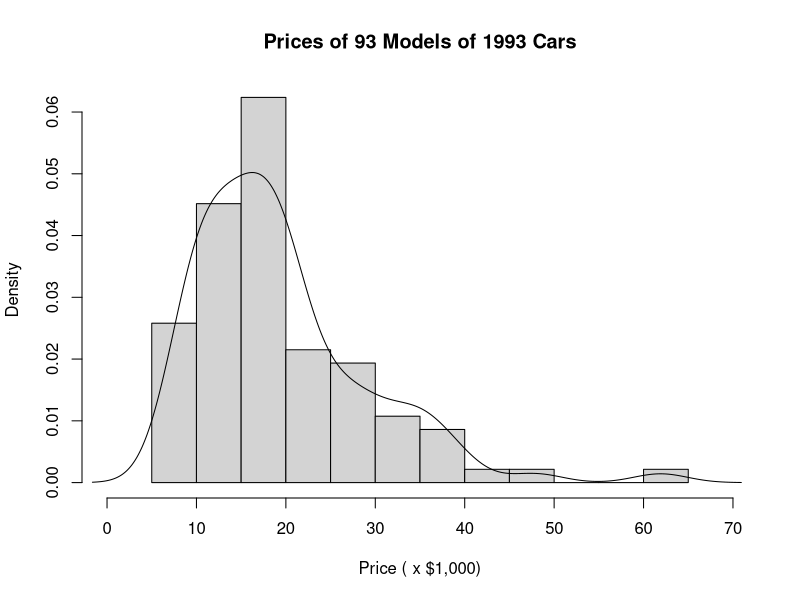
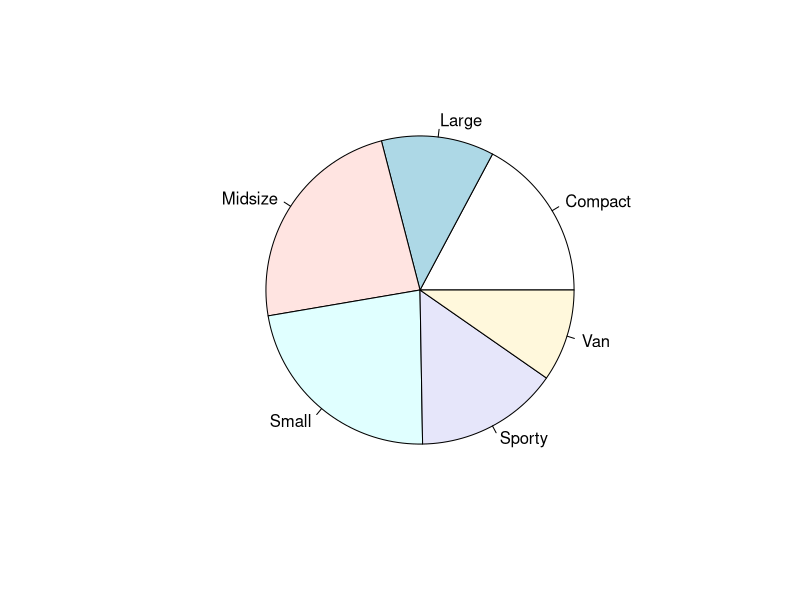
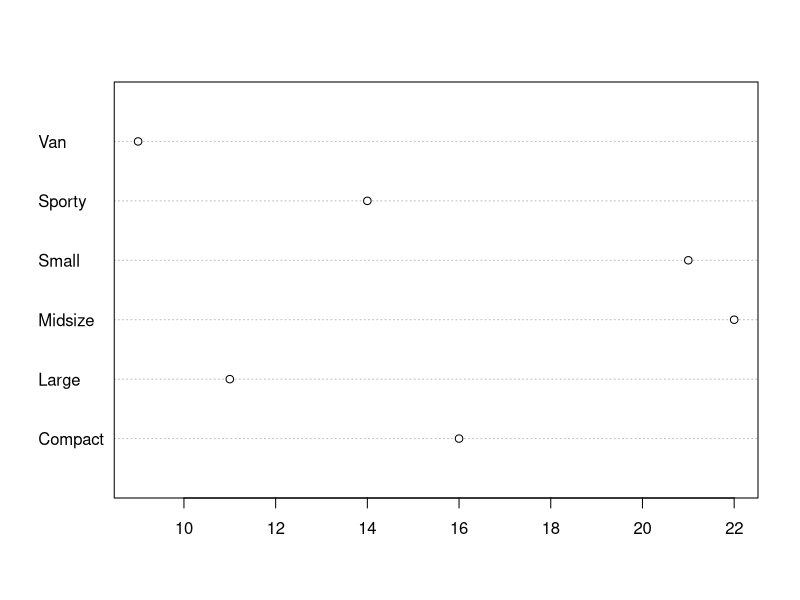
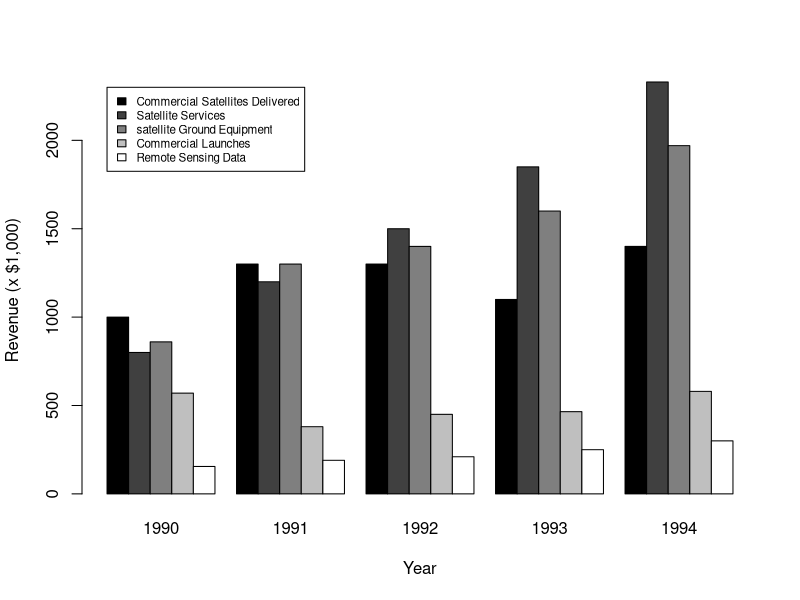
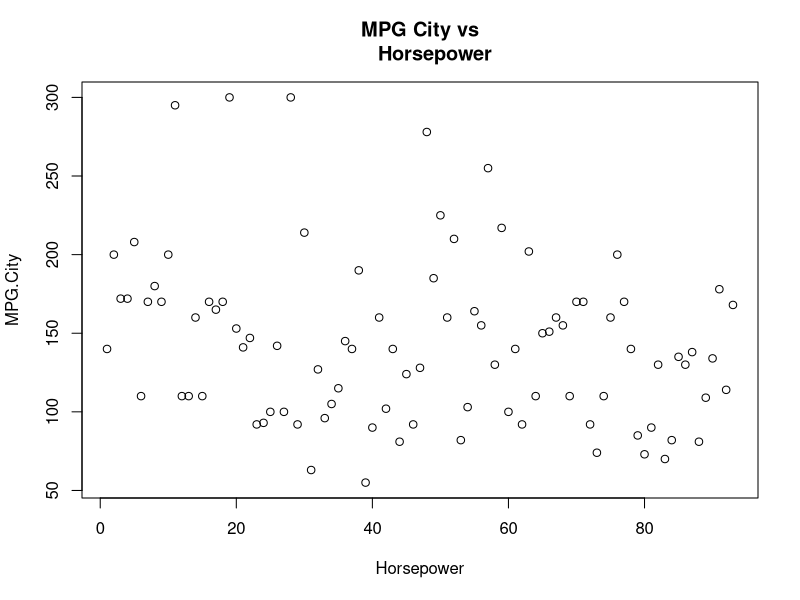
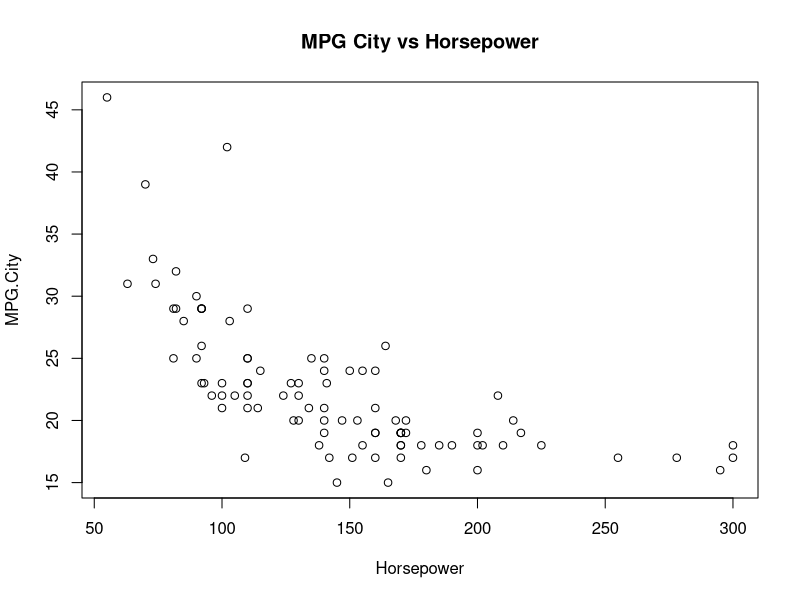
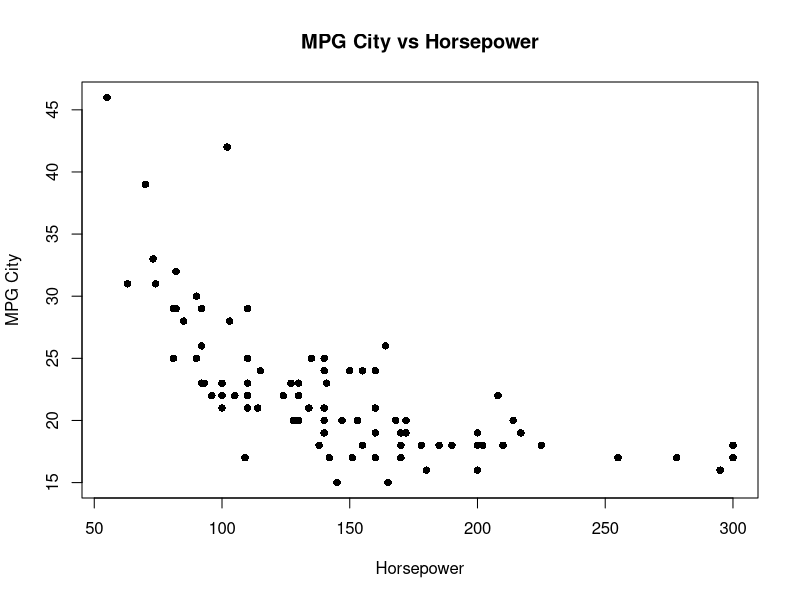
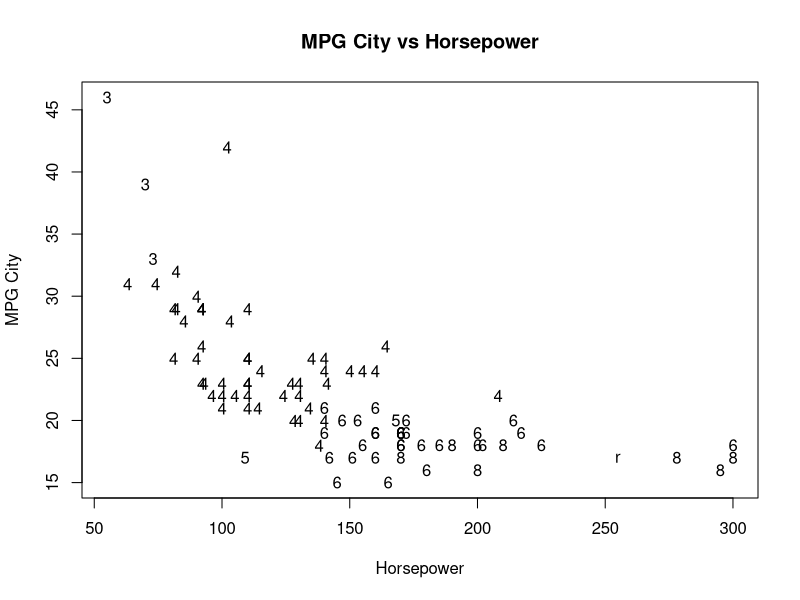

Here is the R script that generated these plots, in order:
## ---- chunk 1
library("MASS")
head(Cars93)
## ---- chunk 2
hist(Cars93$Price,xlab ="Price ( x $1,000)" , xlim = c(0,70),main = 
"Prices of 93 Models of 1993 Cars",probability = TRUE)
lines(density(Cars93$Price))
## ---- chunk 3
table(Cars93$Type)
## ---- chunk 4
#barplot(table(Cars93$Type),ylim = c(0,25),xlab = "Type",ylab = "Frequency",
 #       axis.lty = "Solid",space = .05)
## ---- chunk 5
pie(table(Cars93$Type))
## ---- chunk 6
type.frame <- data.frame(table(Cars93$Type))
type.frame
## ---- chunk 7
dotchart(type.frame$Freq,type.frame$Var1)
## ---- chunk 8
#create a vector of the values in the cells
rev.values <- c(1000,1300,1300,1100,1400,800,1200,1500,
                1850,2330,860,1300,1400,1600,1970,570,380,
                450,465,580,155,190,210,250,300)
## ---- chunk 9
space.rev <- matrix(rev.values,nrow = 5,byrow = T)
## ---- chunk 10
colnames(space.rev)<- c("1990","1991","1992","1993","1994")
rownames(space.rev) <- c("Commercial Satellites Delivered",
                         "Satellite Services","satellite Ground Equipment",
                         "Commercial Launches","Remote Sensing Data")
space.rev
## ---- chunk 11
color.names = c("black","grey25","grey50","grey75","white")
## ---- chunk 12
barplot(space.rev,beside = T,xlab = "Year",ylab = "Revenue (x $1,000)",col = color.names)
#add legend.
legend(1,2300,rownames(space.rev),cex = .7,fill = color.names,bty = "n ")
## ---- chunk 13
plot(Cars93$Horsepower,Cars93$MPG.City,xlab = "Horsepower",ylab = "MPG.City",main = "MPG City vs
     Horsepower")
## ---- chunk 14
plot(MPG.city ~ Horsepower,data = Cars93,xlab = "Horsepower",ylab = "MPG.City",
     main = "MPG City vs Horsepower")
## ---- chunk 15
#the charecters are filled circles.
plot(Cars93$Horsepower,Cars93$MPG.city,xlab = "Horsepower",ylab = "MPG City",main =
       "MPG City vs Horsepower",pch = 16)
## ---- chunk 16
pch.chara = as.character(Cars93$Cylinders)
## ---- chunk 17
plot(Cars93$Horsepower,Cars93$MPG.city,xlab = "Horsepower",ylab = "MPG City",main =
       "MPG City vs Horsepower",pch = pch.chara)
## ---- chunk 18
cars.subset <- subset(Cars93,select = c(MPG.city,Price,Horsepower))
head(cars.subset)
## ---- chunk 19
pairs(cars.subset)
## ---- chunk 20
library("ggplot2")
ggplot(Cars93,aes(x = Price))
## ---- chunk 21
ggplot(Cars93,aes(x = Price)) + geom_histogram()
## ---- chunk 22
ggplot(Cars93,aes(x = Price)) + geom_histogram(binwidth = 5,color = "black",fill = "white")+ 
  labs(x = "Price (x $1,000) " ,y = "Frequency" , title = "Prices of 93 Models of 1993 Cars")
## ---- chunk 23
ggplot(Cars93,aes(x = Type)) + geom_bar()+ labs(y = "Frequency" , title= "Car Type and Frequency in Cars93")
## ---- chunk 24
type.frame <- data.frame(table(Cars93$Type))
## ---- chunk 25
colnames(type.frame) <- c("Type","Frequency")
type.frame
## ---- chunk 26
ggplot(type.frame , aes(x = Frequency , y = Type))
## ---- chunk 27
ggplot(type.frame, aes(x = Frequency , y = Type)) + geom_point()
## ---- chunk 28
ggplot(type.frame,aes(x = Frequency,y = reorder(Type,Frequency))) + geom_point(size = 4)
# Large dots would make the chart look a little nicer
## ---- chunk 29
theme_bw() + 
  theme(panel.grid.major.x = element_blank(), 
        panel.grid.major.y = element_line(color = "black",
                                          linetype = "dotted"))
## ---- chunk 30
labs(y = "Type")
## ---- chunk 31
ggplot(type.frame,aes(x =Frequency, y = reorder(Type,Frequency)))+
  geom_point(size = 4) + theme_bw()+
    theme(panel.grid.major.x = element_blank(), 
        panel.grid.major.y = element_line(color = "black",
                                          linetype = "dotted")) + labs(y = "Type")
## ---- chunk 32
library("reshape2")
space.melt <- melt(space.rev)
## ---- chunk 33
# look at those first few rows
head(space.melt)
## ---- chunk 34
colnames(space.melt) <- c("Industry","Year","Revenue")
head(space.melt)
## ---- chunk 35
ggplot(space.melt,aes(x = Year,y= Revenue,fill = Industry)) + 
  geom_bar(stat = "identity",position = "dodge" , color = "black")
## ---- chunk 36
ggplot(space.melt , aes(x = Year, y = Revenue, fill = Industry)) + geom_bar(stat = "identity",position = "dodge",color = "black")+
  scale_fill_grey(start = 0,end = 1)+
  labs( y = "Revenue (X $1,000)")+
  theme_bw()+
  theme(panel.grid.major.x = element_blank())
## ---- chunk 37
ggplot(Cars93,aes (x = Horsepower, y = MPG.city)) + geom_point()
## ---- chunk 38
ggplot(Cars93, aes(x = Horsepower,y = MPG.city , label = Cylinders))+ geom_point()
## ---- chunk 39
#theme(panle.grid = element_blank())
## ---- chunk 40
ggplot(Cars93,aes(x = Horsepower, y = MPG.city, label = Cylinders)) + geom_text() + theme_bw()+
  theme(panel.grid = element_blank())
## ---- chunk 41
install.packages("GGally")
## ---- chunk 42
library("GGally")
ggpairs(cars.subset)
## ---- chunk 43
new.cars.sub <- subset(Cars93,select = c(MPG.city,Price,Horsepower,Cylinders))
ggpairs(new.cars.sub)
## ---- chunk 44
ggplot(Cars93,aes(x= Cylinders , y = Horsepower)) + 
  geom_boxplot()
## ---- chunk 45
ggplot(Cars93,aes(x = Cylinders , y = Horsepower)) + geom_boxplot()+ geom_point()
## ---- chunk 46
ggplot(Cars93,aes(x = Cylinders , y = Horsepower)) + geom_boxplot()+ geom_point()+
  geom_jitter()
